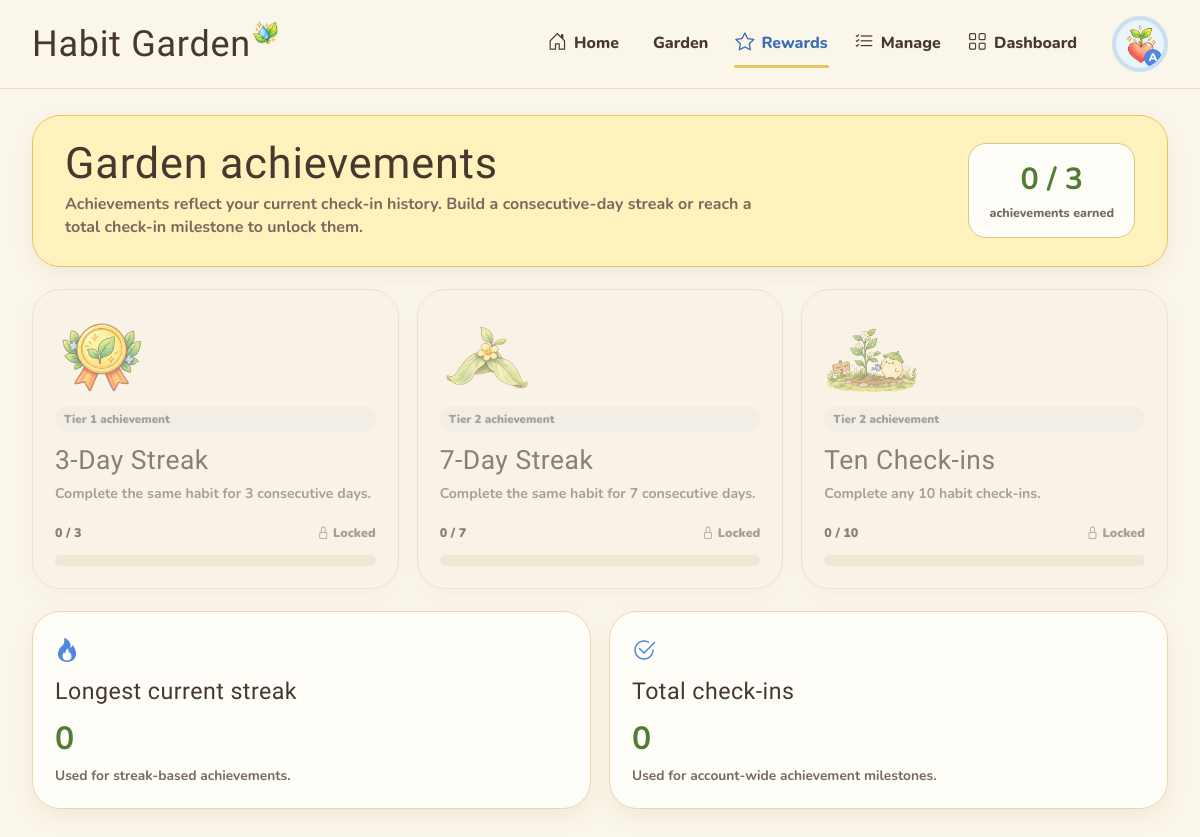
The app's page /modules/habit/rewards.php (signed in) with its own data.
### tables this page shows
CREATE TABLE `badge_types` (
  `badge_type_id` int(11) NOT NULL,
  `reward_code` varchar(50) NOT NULL,
  `reward_name` varchar(100) NOT NULL,
  `reward_description` varchar(255) NOT NULL,
  `requirement` int(10) UNSIGNED NOT NULL,
  `tree_tier` tinyint(3) UNSIGNED NOT NULL DEFAULT 1,
  `reward_type` enum('Badge','Decoration') NOT NULL,
  `slot` enum('Hat','Glasses','Clothes','Shoes','Background') DEFAULT NULL,
  `reward_asset` varchar(255) DEFAULT NULL
);

### includes/session_check.php (called while the page is built, shortened)
<?php
$logged_in_user_id = $_SESSION['user_id'];
?>

### modules/habit/habit_model.php (called while the page is built, shortened)
<?php
function habit_get_habits_by_user(
    mysqli $conn,
    int $userId,
    string $keyword = '',
    string $status = 'All',
    string $sort = 'newest'
): array {
    $allowedStatuses = ['All', 'Active', 'Paused', 'Completed', 'Archived'];
    $status = in_array($status, $allowedStatuses, true) ? $status : 'All';
    $orderSql = match ($sort) {
        'oldest' => 'h.created_at ASC, h.habit_id ASC',
        'az' => 'h.habit_name ASC, h.habit_id DESC',
        default => 'h.created_at DESC, h.habit_id DESC',
    };
    $sql = "SELECT
                h.habit_id,
                h.user_id,
                h.category_id,
                h.habit_name,
                h.habit_description,
                h.target_frequency,
                h.frequency_type,
                h.start_date,
                h.status,
                h.created_at,
                c.category_name,
                c.category_icon,
                EXISTS (
                    SELECT 1
                    FROM habit_logs hl
                    WHERE hl.habit_id = h.habit_id
                      AND hl.log_date = CURDATE()
                      AND hl.completed = 1
                ) AS completed_today
            FROM habits h
            LEFT JOIN habit_categories c ON c.category_id = h.category_id
            WHERE h.user_id = ?";
    $term = '%' . $keyword . '%';
    if ($keyword !== '' && $status !== 'All') {
        $sql .= ' AND (h.habit_name LIKE ? OR COALESCE(h.habit_description, \'\') LIKE ?) AND h.status = ?';
        $stmt = mysqli_prepare($conn, $sql . ' ORDER BY ' . $orderSql);
        if (!$stmt) {
            return [];
        }
        mysqli_stmt_bind_param($stmt, 'isss', $userId, $term, $term, $status);
    } else {
        $stmt = mysqli_prepare($conn, $sql . ' ORDER BY ' . $orderSql);
        mysqli_stmt_bind_param($stmt, 'i', $userId);
    }
    mysqli_stmt_execute($stmt);
    $rows = mysqli_fetch_all(mysqli_stmt_get_result($stmt), MYSQLI_ASSOC);
    return $rows;
}
function habit_get_longest_streak(mysqli $conn, int $userId): int
{
    $habits = habit_get_habits_by_user($conn, $userId);
    $best = 0;
    return $best;
}
function habit_get_stats(mysqli $conn, int $userId): array
{
    $stmt = mysqli_prepare(
        $conn,
        "SELECT
            COUNT(CASE WHEN h.status = 'Active' THEN 1 END) AS active_habits,
            SUM(CASE WHEN h.status = 'Active' AND EXISTS (
                SELECT 1 FROM habit_logs today_log
                WHERE today_log.habit_id = h.habit_id
                  AND today_log.log_date = CURDATE()
                  AND today_log.completed = 1
            ) THEN 1 ELSE 0 END) AS completed_today,
            (SELECT COUNT(*)
             FROM habit_logs all_logs
             INNER JOIN habits all_habits ON all_habits.habit_id = all_logs.habit_id
             WHERE all_habits.user_id = ? AND all_logs.completed = 1) AS total_checkins,
            (SELECT COUNT(DISTINCT day_logs.log_date)
             FROM habit_logs day_logs
             INNER JOIN habits day_habits ON day_habits.habit_id = day_logs.habit_id
             WHERE day_habits.user_id = ? AND day_logs.completed = 1) AS unique_days,
            (SELECT COUNT(DISTINCT week_logs.log_date)
             FROM habit_logs week_logs
             INNER JOIN habits week_habits ON week_habits.habit_id = week_logs.habit_id
             WHERE week_habits.user_id = ?
               AND week_logs.completed = 1
               AND week_logs.log_date >= DATE_SUB(CURDATE(), INTERVAL 6 DAY)) AS active_week_days
         FROM habits h
         WHERE h.user_id = ?"
    );
    mysqli_stmt_bind_param($stmt, 'iiii', $userId, $userId, $userId, $userId);
    mysqli_stmt_execute($stmt);
    $row = mysqli_fetch_assoc(mysqli_stmt_get_result($stmt)) ?: [];
    $active = (int) ($row['active_habits'] ?? 0);
    $completed = (int) ($row['completed_today'] ?? 0);
    $weekDays = (int) ($row['active_week_days'] ?? 0);
    return [
        'active_habits' => $active,
        'completed_today' => $completed,
        'today_progress' => $active > 0 ? (int) round($completed / $active * 100) : 0,
        'total_checkins' => (int) ($row['total_checkins'] ?? 0),
        'unique_days' => (int) ($row['unique_days'] ?? 0),
        'active_week_days' => $weekDays,
        'weekly_consistency' => (int) round($weekDays / 7 * 100),
        'longest_streak' => habit_get_longest_streak($conn, $userId),
    ];
}
function habit_get_reward_types(mysqli $conn): array
{
    $result = mysqli_query(
        $conn,
        "SELECT * FROM badge_types WHERE reward_type = 'Badge' ORDER BY tree_tier ASC, badge_type_id ASC"
    );
    return $result ? mysqli_fetch_all($result, MYSQLI_ASSOC) : [];
}
function habit_get_user_rewards(mysqli $conn, int $userId): array
{
    $stmt = mysqli_prepare(
        $conn,
        "SELECT hb.badge_id, hb.habit_id, hb.earned_date, bt.*
         FROM habit_badges hb
         INNER JOIN badge_types bt ON bt.badge_type_id = hb.badge_type_id
         WHERE hb.user_id = ? AND bt.reward_type = 'Badge'
         ORDER BY hb.earned_date DESC, bt.tree_tier DESC"
    );
    mysqli_stmt_bind_param($stmt, 'i', $userId);
    mysqli_stmt_execute($stmt);
    $rows = mysqli_fetch_all(mysqli_stmt_get_result($stmt), MYSQLI_ASSOC);
    return $rows;
}
function habit_get_reward_states(mysqli $conn, int $userId): array
{
    $stats = habit_get_stats($conn, $userId);
    $ownedIds = [];
    foreach (habit_get_user_rewards($conn, $userId) as $owned) {
        $ownedIds[(int) $owned['badge_type_id']] = $owned;
    }
    $states = [];
    foreach (habit_get_reward_types($conn) as $reward) {
        $code = (string) $reward['reward_code'];
        $requirement = max(1, (int) $reward['requirement']);
        $metric = str_starts_with($code, 'streak_')
            ? $stats['longest_streak']
            : $stats['total_checkins'];
        $badgeTypeId = (int) $reward['badge_type_id'];
        $unlocked = $metric >= $requirement;
        $states[] = $reward + [
            'progress' => min($metric, $requirement),
            'unlocked' => $unlocked,
            'earned_date' => $unlocked ? ($ownedIds[$badgeTypeId]['earned_date'] ?? null) : null,
        ];
    }
    return $states;
}

### modules/habit/rewards.php (the view, shortened to what this page needs)
<?php
require_once __DIR__ . '/../../includes/session_check.php';
require_once __DIR__ . '/../../config/database.php';
require_once __DIR__ . '/habit_model.php';
require_once __DIR__ . '/habit_ui.php';
$rewardStates = habit_get_reward_states($conn, (int) $logged_in_user_id);
$stats = habit_get_stats($conn, (int) $logged_in_user_id);
$earnedCount = count(array_filter($rewardStates, static fn (array $reward): bool => (bool) $reward['unlocked']));
habit_render_head('Rewards', 'rewards');
?>
<section class="page-hero">
    <div>
        <h1>Garden achievements</h1>
        <p>Achievements reflect your current check-in history. Build a consecutive-day streak or reach a total check-in milestone to unlock them.</p>
    </div>
    <div class="hero-stat">
        <strong><?= habit_e($earnedCount) ?> / <?= habit_e(count($rewardStates)) ?></strong>
        <span>achievements earned</span>
    </div>
</section>
<?php if (!$rewardStates): ?>
    <div class="empty-state">No badge definitions were found. Add Badge records to the badge_types table to show achievements here.</div>
<?php else: ?>
    <section class="reward-grid" aria-label="All Habit Garden achievements">
        <?php foreach ($rewardStates as $reward): ?>
            <?php
            $unlocked = $reward['unlocked'];
            $requirement = max(1, (int) $reward['requirement']);
            $progress = (int) $reward['progress'];
            $percent = min(100, (int) round($progress / $requirement * 100));
            ?>
            <article class="reward-card card <?= $unlocked ? '' : 'is-locked' ?>">
                <img class="reward-art" src="<?= habit_e(habit_reward_art($reward)) ?>" alt="">
                <span class="status-chip status-chip--<?= $unlocked ? 'Active' : 'Archived' ?>">
                    Tier <?= habit_e($reward['tree_tier']) ?> achievement
                </span>
                <h2><?= habit_e($reward['reward_name']) ?></h2>
                <p><?= habit_e($reward['reward_description']) ?></p>
                <div class="reward-progress">
                    <div class="reward-progress__meta">
                        <span><?= habit_e($progress) ?> / <?= habit_e($requirement) ?></span>
                        <span class="reward-progress__state">
                            <i class="bi <?= $unlocked ? 'bi-check-circle-fill' : 'bi-lock' ?>" aria-hidden="true"></i>
                            <?= $unlocked ? 'Earned' : 'Locked' ?>
                        </span>
                    </div>
                    <div class="progress-track" aria-label="Achievement progress: <?= habit_e($percent) ?> percent">
                    </div>
                </div>
            </article>
        <?php endforeach; ?>
    </section>
<?php endif; ?>
<section class="insight-grid insight-grid--two" aria-label="Reward calculation summary">
    <article class="insight-card card">
        <i class="bi bi-fire" aria-hidden="true"></i>
        <h3>Longest current streak</h3>
        <strong><?= habit_e($stats['longest_streak']) ?></strong>
        <p>Used for streak-based achievements.</p>
    </article>
    <article class="insight-card card">
        <i class="bi bi-check2-circle" aria-hidden="true"></i>
        <h3>Total check-ins</h3>
        <strong><?= habit_e($stats['total_checkins']) ?></strong>
        <p>Used for account-wide achievement milestones.</p>
    </article>
</section>
<?php habit_render_footer(); ?>

### modules/habit/habit_ui.php (shortened to what this page needs)
<?php
function habit_e($value): string
{
    return htmlspecialchars((string) $value, ENT_QUOTES, 'UTF-8');
}
function habit_current_user_name(): string
{
    $name = $_SESSION['username'] ?? $_SESSION['name'] ?? $_SESSION['user_name'] ?? 'Friend';
    return trim((string) $name) !== '' ? trim((string) $name) : 'Friend';
}
function habit_render_head(string $title, string $activePage = ''): void
{
    $pages = [
        'home' => ['label' => 'Home', 'href' => 'index.php', 'icon' => 'bi-house-door'],
        'garden' => ['label' => 'Garden', 'href' => 'garden.php', 'icon' => 'bi-leaf'],
        'rewards' => ['label' => 'Rewards', 'href' => 'rewards.php', 'icon' => 'bi-star'],
        'manage' => ['label' => 'Manage', 'href' => 'index.php#manage', 'icon' => 'bi-list-check'],
        'dashboard' => ['label' => 'Dashboard', 'href' => '../../dashboard/dashboard.php', 'icon' => 'bi-grid'],
    ];
    ?>
<!doctype html>
<html lang="en">
<head>
    <link rel="stylesheet" href="https://cdn.jsdelivr.net/npm/bootstrap-icons@1.11.3/font/bootstrap-icons.min.css">
    <link rel="stylesheet" href="habit-garden.css">
</head>
<body>
<header class="site-header">
    <div class="site-header__inner">
        <a class="brand" href="index.php" aria-label="Habit Garden home">
            <span>Habit Garden</span>
            <img src="../../assets/habit/habit-leaf-sticker.png" alt="">
        </a>
        <nav class="site-nav" aria-label="Habit Garden navigation">
            <?php foreach ($pages as $key => $page): ?>
                <a class="<?= $activePage === $key ? 'is-active' : '' ?>" href="<?= habit_e($page['href']) ?>">
                    <i class="bi <?= habit_e($page['icon']) ?>" aria-hidden="true"></i>
                    <span><?= habit_e($page['label']) ?></span>
                </a>
            <?php endforeach; ?>
        </nav>
        <div class="profile-chip" title="Signed in as <?= habit_e(habit_current_user_name()) ?>">
            <img src="../../assets/habit/habit-heart-sticker.png" alt="">
            <span><?= habit_e(strtoupper(substr(habit_current_user_name(), 0, 1))) ?></span>
        </div>
    </div>
</header>
<main class="page-shell">
<?php
}
    ?>
    <?php
function habit_render_footer(): void
{
    ?>
</main>
</body>
</html>
<?php
}
function habit_reward_art(array $reward): string
{
    $code = strtolower((string) ($reward['reward_code'] ?? ''));
    if (str_contains($code, 'streak_3')) {
        return '../../assets/habit/streak-medal-sticker.png';
    }
    if (str_contains($code, 'streak_7')) {
        return '../../assets/habit/leaf-hat-sticker.png';
    }
    return '../../assets/habit/habit-garden-hero.png';
}
    ?>

### records on screen
badge_types: shows a picture, tree_tier "1", reward_name "3-Day Streak", reward_description "Complete the same habit for 3 consecutive days.", progress "0", requirement "3"
badge_types: shows a picture, tree_tier "2", reward_name "7-Day Streak", reward_description "Complete the same habit for 7 consecutive days.", progress "0", requirement "7"
badge_types: shows a picture, tree_tier "2", reward_name "Ten Check-ins", reward_description "Complete any 10 habit check-ins.", progress "0", requirement "10", requirement "0"

### other values on screen
habit_e($page['label']) "Home"
habit_e($page['label']) "Garden"
habit_e($page['label']) "Rewards"
habit_e($page['label']) "Manage"
habit_e($page['label']) "Dashboard"
habit_e(strtoupper(substr(habit_current_user_name(), 0, 1))) "A"
habit_e($earnedCount) "0"
habit_e(count($rewardStates)) "3"
habit_e($stats['total_checkins']) "0"
